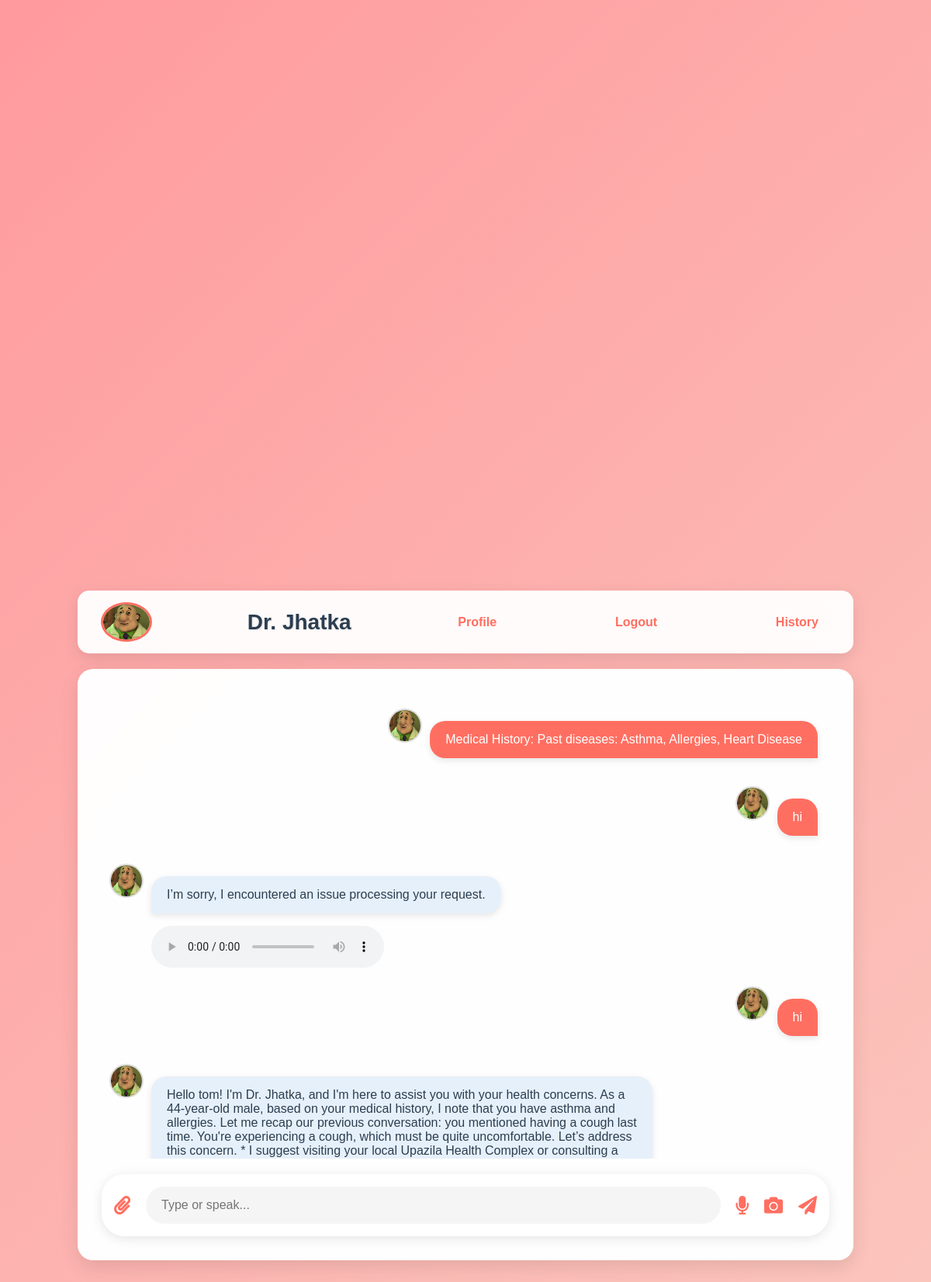
The app's page /chat/ (signed in) with its own data.
### app/models.py (models this page shows, shortened)
class Message(db.Model):
    id = db.Column(db.Integer, primary_key=True)
    conversation_id = db.Column(db.Integer, db.ForeignKey('conversation.id'), nullable=False)
    sender = db.Column(db.String(20), nullable=False)  # 'user' or 'doctor'
    text_content = db.Column(db.Text)
    image_path = db.Column(db.String(255))
    audio_path = db.Column(db.String(255))
    timestamp = db.Column(db.DateTime, default=datetime.utcnow)

### app/routes/chat.py (the view, shortened to what this page needs)
@chat_bp.route('/')
@login_required
def chat_page():
    conversations = Conversation.query.filter_by(user_id=current_user.id).order_by(Conversation.start_time.asc()).all()
    return render_template('index.html', username=current_user.username, conversations=conversations)

### app/models.py (called while the page is built)
@login_manager.user_loader
def load_user(id):
    return User.query.get(int(id))

### templates/index.html (shortened to what this page needs)
{% extends "base.html" %}
{% block content %}
    <header>
        <img src="{{ url_for('static', filename='images/doctor-avatar.png') }}" alt="Doctor" class="logo">
        <h1>Dr. Jhatka</h1>
        <a href="{{ url_for('auth.profile') }}">Profile</a>
        <a href="{{ url_for('auth.logout') }}">Logout</a>
        <a href="{{ url_for('main.history') }}">History</a>
    </header>
    <div class="chat-window">
        <div class="messages">
            {% for conversation in conversations %}
                {% for message in conversation.messages %}
                    <div class="message {{ message.sender }}">
                        <img src="{{ url_for('static', filename='images/doctor-avatar.png') }}" class="avatar" onerror="this.src='https://via.placeholder.com/40';">
                        <div class="message-content">
                            {% if message.text_content %}<p>{{ message.text_content }}</p>{% endif %}
                            {% if message.audio_path %}<audio controls src="{{ message.audio_path }}"></audio>{% endif %}
                        </div>
                    </div>
                {% endfor %}
            {% endfor %}
        </div>
        <div class="input-area">
            <div class="input-row">
                <i class="fas fa-paperclip attach-icon"></i>
                <input type="text" id="chat-input" placeholder="Type or speak...">
                <i class="fas fa-microphone mic-icon"></i>
                <i class="fas fa-camera camera-icon"></i>
                <i class="fas fa-paper-plane send-icon"></i>
            </div>
        </div>
    </div>
{% endblock %}

### static/css/style.css (style rules this page uses)
body { background: linear-gradient(135deg, #ff9a9e, #fad0c4, #fad0c4, #a1c4fd, #c2e9fb); font-family: 'Poppins', sans-serif; margin: 0; min-height: 100vh; display: flex; justify-content: center; align-items: center; background-size: 400% 400%; animation: gradientShift 20s ease infinite; }
header { display: flex; justify-content: space-between; align-items: center; background: rgba(255, 255, 255, 0.95); padding: 15px 30px; border-radius: 15px; box-shadow: 0 6px 20px rgba(0, 0, 0, 0.1); backdrop-filter: blur(10px); position: sticky; top: 20px; z-index: 10; }
.logo { width: 60px; border-radius: 50%; border: 3px solid #ff6f61; transition: transform 0.3s ease; }
header h1 { font-size: 28px; color: #2c3e50; margin: 0; text-shadow: 1px 1px 2px rgba(0, 0, 0, 0.1); }
header a { color: #ff6f61; text-decoration: none; font-weight: 600; padding: 8px 15px; border-radius: 20px; transition: background 0.3s ease, color 0.3s ease; }
.chat-window { background: rgba(255, 255, 255, 0.98); padding: 30px; border-radius: 20px; box-shadow: 0 8px 25px rgba(0, 0, 0, 0.1); margin-top: 20px; backdrop-filter: blur(8px); border: 1px solid rgba(255, 255, 255, 0.3); }
.messages { max-height: 600px; overflow-y: auto; margin-bottom: 20px; padding-right: 15px; scrollbar-width: thin; scrollbar-color: #ff6f61 #f0f0f0; }
.message { margin: 20px 0; display: flex; align-items: flex-start; opacity: 0; animation: fadeIn 0.5s ease forwards; }
.message.user { justify-content: flex-end; }
.message .avatar { width: 40px; height: 40px; border-radius: 50%; margin: 0 10px; border: 2px solid #ddd; }
.message-content { position: relative; max-width: 70%; }
.message.user .message-content p { background: #ff6f61; color: #fff; padding: 15px 20px; border-radius: 20px 20px 0 20px; box-shadow: 0 3px 8px rgba(0, 0, 0, 0.1); }
.message.doctor .message-content p { background: #e6f0fa; color: #2c3e50; padding: 15px 20px; border-radius: 20px 20px 20px 0; box-shadow: 0 3px 8px rgba(0, 0, 0, 0.1); }
.input-area { display: flex; flex-direction: column; gap: 15px; background: rgba(255, 255, 255, 0.95); padding: 15px; border-radius: 30px; box-shadow: 0 3px 15px rgba(0, 0, 0, 0.1); border: 1px solid rgba(255, 255, 255, 0.3); }
.input-area .input-row { display: flex; gap: 20px; align-items: center; }
.input-area input { flex: 1; padding: 15px 20px; border: none; border-radius: 25px; font-size: 16px; outline: none; background: #f5f5f5; transition: box-shadow 0.3s ease, background 0.3s ease; }
.input-area i { cursor: pointer; color: #ff6f61; font-size: 24px; transition: transform 0.3s ease, color 0.3s ease; }

### records on screen
Message: text_content "Medical History: Past diseases: Asthma, Allergies, Heart Disease"
Message: text_content "hi"
Message: text_content "I’m sorry, I encountered an issue processing your request."
Message: text_content "hi"
Message: text_content "Hello tom! I'm Dr. Jhatka, and I'm here to assist you with your health concerns. As a 44-year-old male, based on your medical history, I note that you have asthma and allergies. Let me recap our previous conversation: you mentioned having a cough last time. You're experiencing a cough, which must be quite uncomfortable. Let’s address this concern. * I suggest visiting your local Upazila Health Complex or consulting a…"
